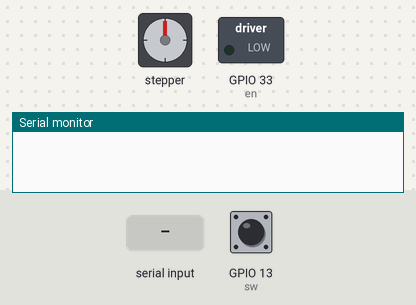
A sketch run on a simulated ESP32. Parts: stepper motor, switched loads named in the sketch (green lamp = pin HIGH), the last lines printed to the serial monitor. Wiring (inferred from the names in the program): stepper motor (200 steps per turn assumed): coils GPIO 23, GPIO 32, GPIO 25, GPIO 26. The test bench sets the inputs (shaded band); at power-on: GPIO 13 (sw) HIGH. Pins used as bus, display or sensor lines are not drawn.

Above: at 1.2 s.
1.3 s: "5\n" received over Serial
At 1.45 s:
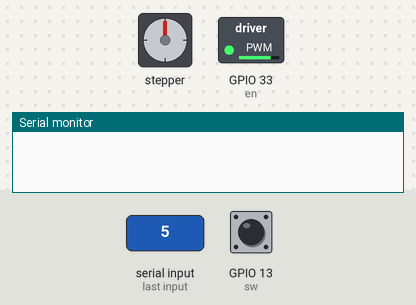
At 3.55 s:
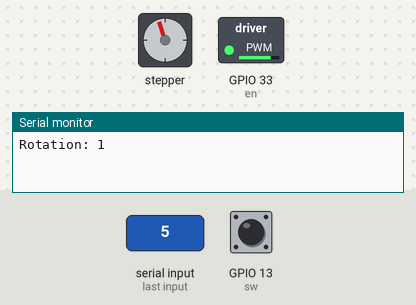
4.3 s: GPIO 13 (sw) pulled LOW for 3.2 s
At 4.45 s:
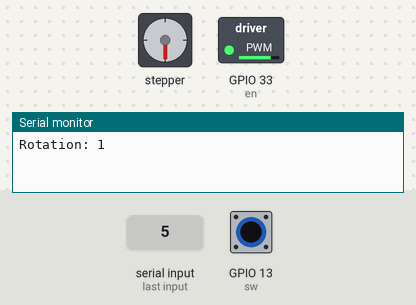
9.1 s: GPIO 13 (sw) pulled LOW for 1 s
Timing chart, 0 to 12.8 s (numbered marks = the images above; inputs shaded):
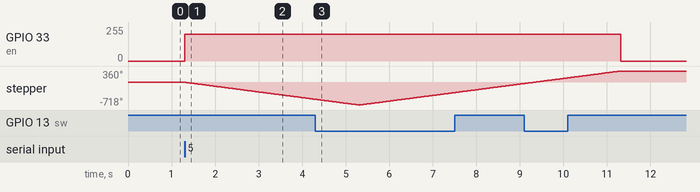

Measured:
- after the input at 1.3 s, GPIO 33 (en): 0/255 → 200/255 at once; stepper: keeps turning counter-clockwise at about 181°/s, starting at once

The sketch:

motor_a_pasos.ino
```cpp
int en = 33;
int in1 = 23;
int in2 = 32;
int in3 = 25;
int in4 = 26;

const int sw = 13;

int swstate;
const int t = 10;
int rotations = 0; // Variable to store rotation count
const int steps_per_rev = 200; // Adjusted to match the stepper motor

void enableMotor() {
  analogWrite(en, 200);
}

void disableMotor() {
  analogWrite(en, 0);
  digitalWrite(in1, LOW);
  digitalWrite(in2, LOW);
  digitalWrite(in3, LOW);
  digitalWrite(in4, LOW);
}

void cw() {
  enableMotor();
  for (int step = 0; step < steps_per_rev; step += 4) {
    digitalWrite(in1, LOW);  digitalWrite(in2, HIGH);
    digitalWrite(in3, LOW);  digitalWrite(in4, HIGH);  delay(t);
    digitalWrite(in1, LOW);  digitalWrite(in2, HIGH);
    digitalWrite(in3, HIGH); digitalWrite(in4, LOW);   delay(t);
    digitalWrite(in1, HIGH); digitalWrite(in2, LOW);
    digitalWrite(in3, HIGH); digitalWrite(in4, LOW);   delay(t);
    digitalWrite(in1, HIGH); digitalWrite(in2, LOW);
    digitalWrite(in3, LOW);  digitalWrite(in4, HIGH);  delay(t);
  }
  disableMotor();
}

void ccw() {
  enableMotor();
  for (int step = 0; step < steps_per_rev; step += 4) {
    digitalWrite(in1, HIGH); digitalWrite(in2, LOW);
    digitalWrite(in3, LOW);  digitalWrite(in4, HIGH);  delay(t);
    digitalWrite(in1, HIGH); digitalWrite(in2, LOW);
    digitalWrite(in3, HIGH); digitalWrite(in4, LOW);   delay(t);
    digitalWrite(in1, LOW);  digitalWrite(in2, HIGH);
    digitalWrite(in3, HIGH); digitalWrite(in4, LOW);   delay(t);
    digitalWrite(in1, LOW);  digitalWrite(in2, HIGH);
    digitalWrite(in3, LOW);  digitalWrite(in4, HIGH);  delay(t);
  }
  disableMotor();
}

void setup() {
  pinMode(en, OUTPUT);
  pinMode(in1, OUTPUT);
  pinMode(in2, OUTPUT);
  pinMode(in3, OUTPUT);
  pinMode(in4, OUTPUT);
  pinMode(sw, INPUT_PULLUP);
  Serial.begin(115200);  // Initialize serial communication
  disableMotor();
}

void loop() {
  if (Serial.available() > 0) {
    int targetRotations = Serial.parseInt();
    if (targetRotations >= 0 && targetRotations <= 9) {
      while (rotations < targetRotations) {
        swstate = digitalRead(sw);
        if (swstate == HIGH) {
          cw();
        } else {
          ccw();
        }
        rotations++;
        Serial.print("Rotation: ");
        Serial.println(rotations);
      }
      rotations = 0;
    } else {
      Serial.println("Enter a value between 0 and 9");
    }
  }
}
```
